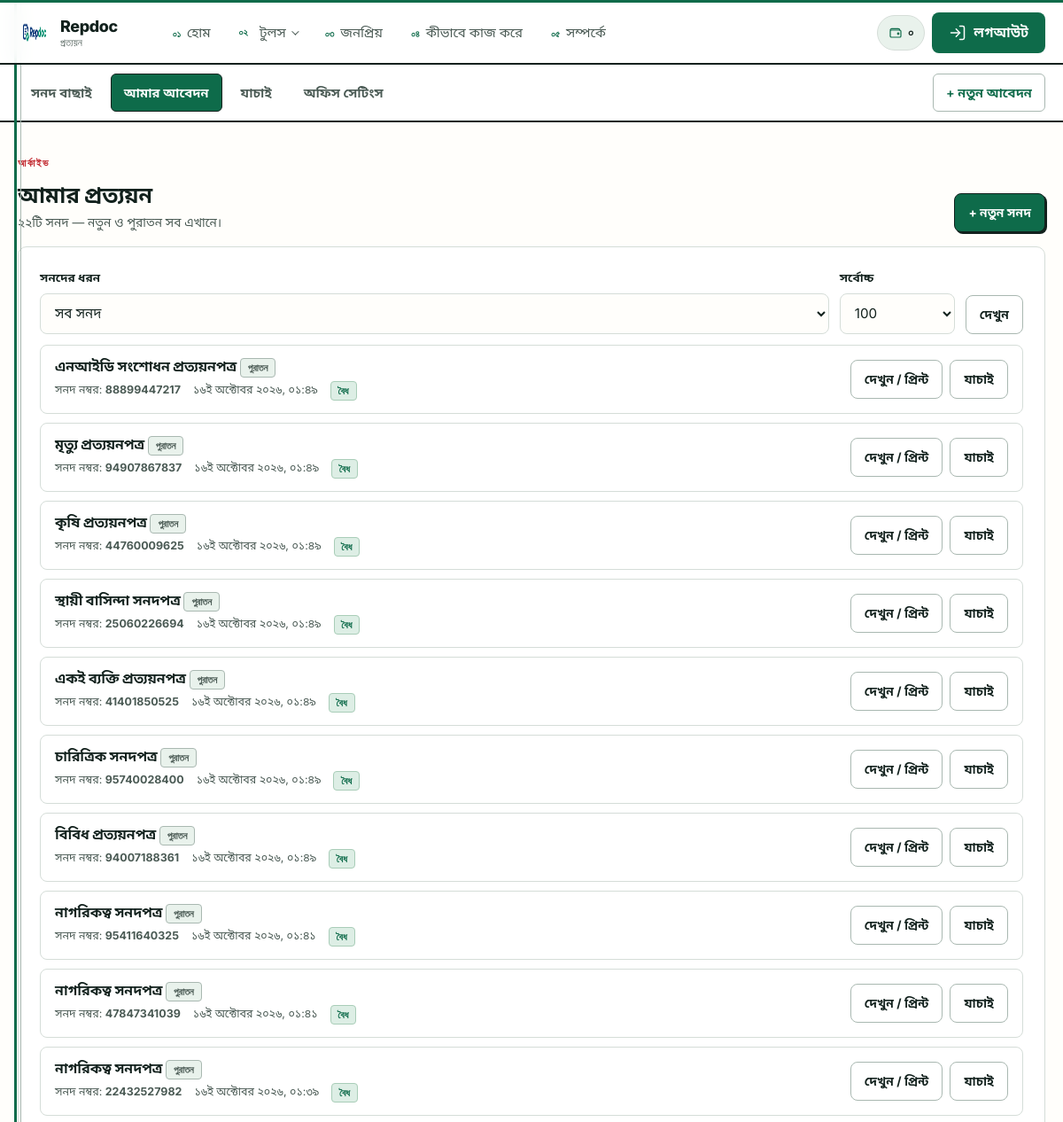
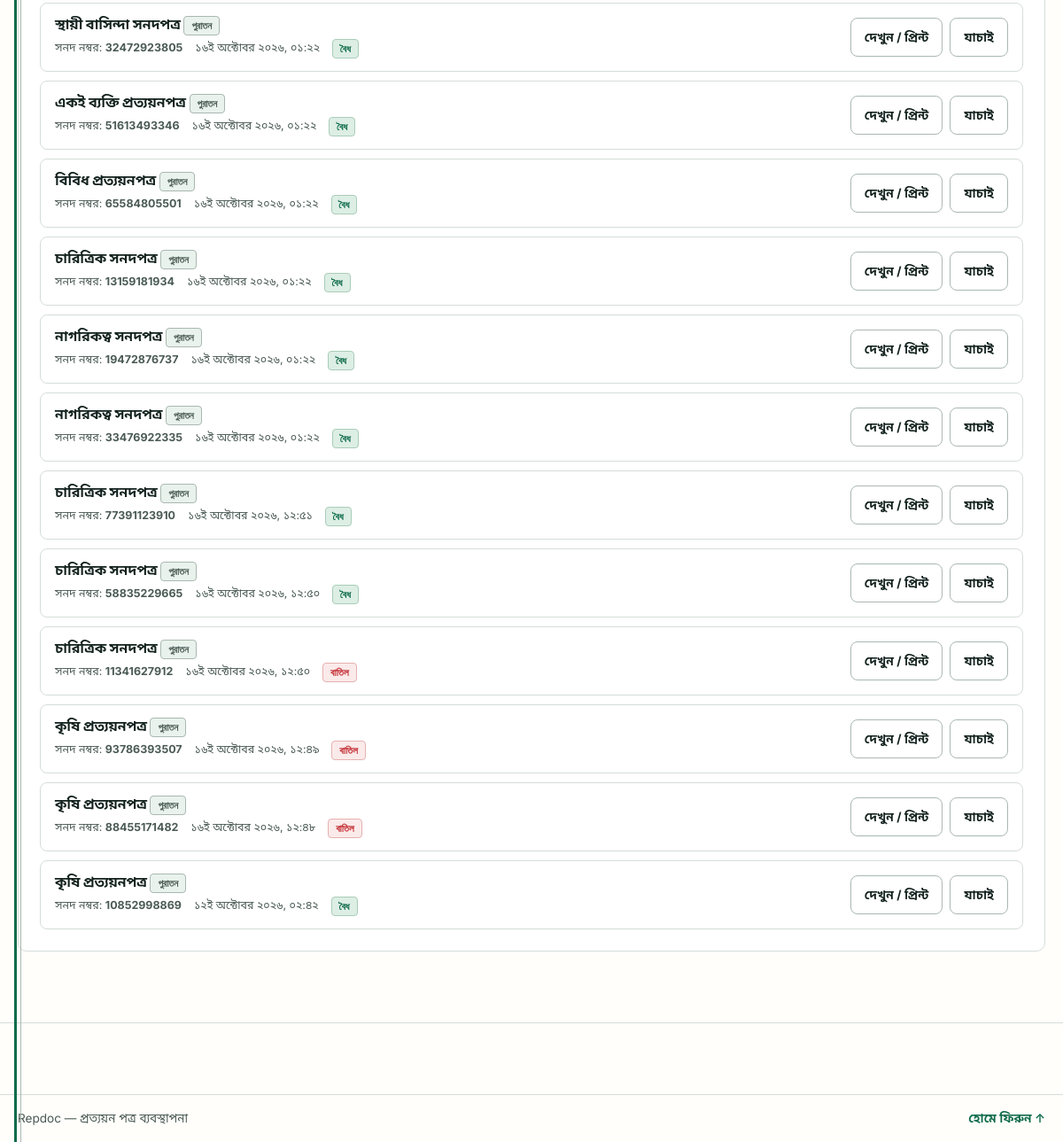
Screenshot of /genaretor/prottoyon/applications.php (signed in) with the database file from the repository (2 pictures, top to bottom).
### tables this page shows
CREATE TABLE users (
        id INTEGER PRIMARY KEY AUTOINCREMENT,
        fullname TEXT NOT NULL,
        email TEXT NOT NULL UNIQUE,
        phone TEXT DEFAULT '',
        password TEXT NOT NULL,
        role VARCHAR(32) NOT NULL DEFAULT 'user',
        status VARCHAR(32) NOT NULL DEFAULT 'pending',
        balance INT NOT NULL DEFAULT 0,
        note TEXT,
        last_login_at DATETIME NULL,
        created_at DATETIME DEFAULT CURRENT_TIMESTAMP
    );

CREATE TABLE document_logs (
        id INTEGER PRIMARY KEY AUTOINCREMENT,
        user_id INT NOT NULL,
        tool_key TEXT NOT NULL,
        ref TEXT DEFAULT '',
        dob TEXT DEFAULT '',
        photo TEXT DEFAULT '',
        signature TEXT DEFAULT '',
        data TEXT,
        created_at DATETIME DEFAULT CURRENT_TIMESTAMP
    , cert_no TEXT, status VARCHAR(32) NOT NULL DEFAULT 'valid', office TEXT);

### genaretor/prottoyon/applications.php (the view, shortened to what the rows shown need)
<?php
require_once __DIR__ . '/includes/layout.php';
$me = current_user();
$limit = (int) ($_GET['limit'] ?? 100);
$limit = max(10, min(500, $limit));
$db = repdoc_db();
$rows = [];
if ($db) {
    try {
        $where = "user_id = ? AND tool_key LIKE 'prottoyon!_%' ESCAPE '!'";
        $params = [(int) $me['id']];
        $st = $db->prepare('SELECT * FROM document_logs WHERE ' . $where . ' ORDER BY id DESC LIMIT ' . $limit);
        $st->execute($params);
        $rows = $st->fetchAll();
    } catch (Throwable $e) {
        $dbError = $e->getMessage();
    }
}
prottoyon_page_start('আমার আবেদন', 'applications');
?>
<div class="pp-toolbar">
    <div>
        <h1 style="margin:0;font-size:1.55rem">আমার প্রত্যয়ন</h1>
    </div>
</div>
<section class="pp-card">
    <?php if ($rows === []): ?>
        <div class="pp-empty">
            <p>এখনো কোনো প্রত্যয়ন তৈরি হয়নি।</p>
            <a class="pp-btn pp-btn-primary" href="<?= e(repdoc_url('genaretor/prottoyon/')) ?>">প্রথম সনদ তৈরি করুন</a>
        </div>
    <?php else: ?>
        <div class="pp-list">
            <?php foreach ($rows as $row): ?>
                <?php
                $tkey = prottoyon_type_from_tool_key((string) $row['tool_key']);
                $title = prottoyon_type_title($tkey, (string) $row['tool_key']);
                $revoked = (($row['status'] ?? 'valid') === 'revoked');
                $decoded = prottoyon_decode_row($row);
                $isNew = ((int) ($decoded['v'] ?? 1) >= 2) && prottoyon_type($tkey) !== null;
                ?>
                <article class="pp-list-row">
                    <div>
                        <h3><?= e($title) ?> <?= $isNew ? '' : '<span class="pp-badge">পুরাতন</span>' ?></h3>
                        <div class="pp-list-meta">
                            <span>সনদ নম্বর: <b><?= e((string) ($row['cert_no'] ?: '—')) ?></b></span>
                            <span><?= e(prottoyon_format_date((string) $row['created_at'], true)) ?></span>
                            <span class="pp-badge <?= $revoked ? 'pp-badge-bad' : 'pp-badge-ok' ?>"><?= $revoked ? 'বাতিল' : 'বৈধ' ?></span>
                        </div>
                    </div>
                    <div class="pp-list-actions">
                        <a class="pp-btn" href="<?= e(repdoc_url('genaretor/prottoyon/view.php?id=' . (int) $row['id'])) ?>">দেখুন / প্রিন্ট</a>
                        <?php if (($row['cert_no'] ?? '') !== ''): ?>
                            <a class="pp-btn" href="<?= e(repdoc_url('verify/index.php?no=' . rawurlencode((string) $row['cert_no']))) ?>">যাচাই</a>
                        <?php endif; ?>
                    </div>
                </article>
            <?php endforeach; ?>
        </div>
    <?php endif; ?>
</section>
<?php prottoyon_page_end(); ?>

### genaretor/prottoyon/includes/layout.php (shortened to what the rows shown need)
<?php
require_once dirname(__DIR__, 3) . '/src/bootstrap.php';
require_once dirname(__DIR__, 3) . '/src/nav.php';
function prottoyon_page_start(string $title, string $active = ''): void
{
    $me = current_user();
    $balance = $me ? user_balance((int) $me['id']) : 0;
    ?>
<!DOCTYPE html>
<html lang="bn">
<head>
    <link rel="stylesheet" href="<?= e(repdoc_url('src/assets/css/tokens.css?v=1')) ?>">
    <link rel="stylesheet" href="<?= e(repdoc_url('src/assets/css/shell.css?v=1')) ?>">
    <link rel="stylesheet" href="<?= e(repdoc_url('src/assets/css/home.css?v=1')) ?>">
    <link rel="stylesheet" href="<?= e(repdoc_url('genaretor/prottoyon/assets/css/prottoyon.css?v=2')) ?>">
</head>
<body class="pp-page">
    <header class="site-header">
        <div class="container header-inner">
            <div class="header-actions">
                <span class="user-chip" title="ক্রেডিট ব্যালেন্স">
                    <svg class="icon" viewBox="0 0 24 24" aria-hidden="true"><use href="#pp-i-wallet"/></svg>
                    <span class="balance"><?= prottoyon_bn_digits((string) $balance) ?></span>
                </span>
            </div>
        </div>
    </header>
    <main class="pp-main container" id="ppMain">
<?php
}
function prottoyon_page_end(): void
{
    ?>
    </main>
</body>
</html>
<?php
}

### rows the page displays
users: balance "০"
document_logs: tool_key "এনআইডি সংশোধন প্রত্যয়নপত্র", shows "পুরাতন", cert_no "88899447217", created_at "১৬ই অক্টোবর ২০২৬, ০১:৪৯", status "বৈধ"
document_logs: tool_key "মৃত্যু প্রত্যয়নপত্র", shows "পুরাতন", cert_no "94907867837", created_at "১৬ই অক্টোবর ২০২৬, ০১:৪৯", status "বৈধ"
document_logs: tool_key "কৃষি প্রত্যয়নপত্র", shows "পুরাতন", cert_no "44760009625", created_at "১৬ই অক্টোবর ২০২৬, ০১:৪৯", status "বৈধ"
document_logs: tool_key "স্থায়ী বাসিন্দা সনদপত্র", shows "পুরাতন", cert_no "25060226694", created_at "১৬ই অক্টোবর ২০২৬, ০১:৪৯", status "বৈধ"
document_logs: tool_key "একই ব্যক্তি প্রত্যয়নপত্র", shows "পুরাতন", cert_no "41401850525", created_at "১৬ই অক্টোবর ২০২৬, ০১:৪৯", status "বৈধ"
document_logs: tool_key "চারিত্রিক সনদপত্র", shows "পুরাতন", cert_no "95740028400", created_at "১৬ই অক্টোবর ২০২৬, ০১:৪৯", status "বৈধ"
document_logs: tool_key "বিবিধ প্রত্যয়নপত্র", shows "পুরাতন", cert_no "94007188361", created_at "১৬ই অক্টোবর ২০২৬, ০১:৪৯", status "বৈধ"
document_logs: tool_key "নাগরিকত্ব সনদপত্র", shows "পুরাতন", cert_no "95411640325", created_at "১৬ই অক্টোবর ২০২৬, ০১:৪১", status "বৈধ"
document_logs: tool_key "নাগরিকত্ব সনদপত্র", shows "পুরাতন", cert_no "47847341039", created_at "১৬ই অক্টোবর ২০২৬, ০১:৪১", status "বৈধ"
document_logs: tool_key "নাগরিকত্ব সনদপত্র", shows "পুরাতন", cert_no "22432527982", created_at "১৬ই অক্টোবর ২০২৬, ০১:৩৯", status "বৈধ"
document_logs: tool_key "স্থায়ী বাসিন্দা সনদপত্র", shows "পুরাতন", cert_no "32472923805", created_at "১৬ই অক্টোবর ২০২৬, ০১:২২", status "বৈধ"
document_logs: tool_key "একই ব্যক্তি প্রত্যয়নপত্র", shows "পুরাতন", cert_no "51613493346", created_at "১৬ই অক্টোবর ২০২৬, ০১:২২", status "বৈধ"
document_logs: tool_key "বিবিধ প্রত্যয়নপত্র", shows "পুরাতন", cert_no "65584805501", created_at "১৬ই অক্টোবর ২০২৬, ০১:২২", status "বৈধ"
document_logs: tool_key "চারিত্রিক সনদপত্র", shows "পুরাতন", cert_no "13159181934", created_at "১৬ই অক্টোবর ২০২৬, ০১:২২", status "বৈধ"
document_logs: tool_key "নাগরিকত্ব সনদপত্র", shows "পুরাতন", cert_no "19472876737", created_at "১৬ই অক্টোবর ২০২৬, ০১:২২", status "বৈধ"
document_logs: tool_key "নাগরিকত্ব সনদপত্র", shows "পুরাতন", cert_no "33476922335", created_at "১৬ই অক্টোবর ২০২৬, ০১:২২", status "বৈধ"
document_logs: tool_key "চারিত্রিক সনদপত্র", shows "পুরাতন", cert_no "77391123910", created_at "১৬ই অক্টোবর ২০২৬, ১২:৫১", status "বৈধ"
document_logs: tool_key "চারিত্রিক সনদপত্র", shows "পুরাতন", cert_no "58835229665", created_at "১৬ই অক্টোবর ২০২৬, ১২:৫০", status "বৈধ"
document_logs: tool_key "চারিত্রিক সনদপত্র", shows "পুরাতন", cert_no "11341627912", created_at "১৬ই অক্টোবর ২০২৬, ১২:৫০", status "বাতিল"
document_logs: tool_key "কৃষি প্রত্যয়নপত্র", shows "পুরাতন", cert_no "93786393507", created_at "১৬ই অক্টোবর ২০২৬, ১২:৪৯", status "বাতিল"
document_logs: tool_key "কৃষি প্রত্যয়নপত্র", shows "পুরাতন", cert_no "88455171482", created_at "১৬ই অক্টোবর ২০২৬, ১২:৪৮", status "বাতিল"
document_logs: tool_key "কৃষি প্রত্যয়নপত্র", shows "পুরাতন", cert_no "10852998869", created_at "১২ই অক্টোবর ২০২৬, ০২:৪২", status "বৈধ"

### other values shown
$pick('হোম', 'Home') "হোম"
$pick('টুলস', 'Tools') "টুলস"
$pick('জনপ্রিয়', 'Popular') "জনপ্রিয়"
$pick('কীভাবে কাজ করে', 'How it works') "কীভাবে কাজ করে"
$pick('সম্পর্কে', 'About') "সম্পর্কে"
prottoyon_bn_digits((string) $total) "২২"
form field limit "100"
